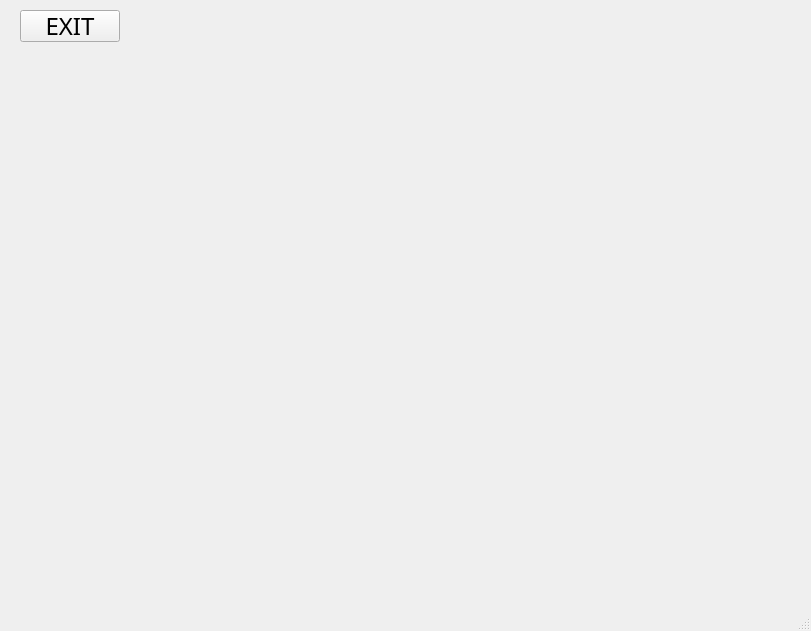
<?xml version="1.0" encoding="UTF-8"?>
<ui version="4.0">
 <class>InsertionSort</class>
 <widget class="QMainWindow" name="InsertionSort">
  <property name="geometry">
   <rect>
    <x>0</x>
    <y>0</y>
    <width>811</width>
    <height>631</height>
   </rect>
  </property>
  <property name="windowTitle">
   <string>MainWindow</string>
  </property>
  <widget class="QWidget" name="centralwidget">
   <widget class="InsertionSortLevel" name="widget" native="true">
    <property name="geometry">
     <rect>
      <x>10</x>
      <y>10</y>
      <width>781</width>
      <height>571</height>
     </rect>
    </property>
    <widget class="QPushButton" name="menuButton">
     <property name="geometry">
      <rect>
       <x>10</x>
       <y>0</y>
       <width>100</width>
       <height>32</height>
      </rect>
     </property>
     <property name="font">
      <font>
       <family>Century Gothic</family>
       <pointsize>18</pointsize>
       <italic>false</italic>
       <bold>false</bold>
      </font>
     </property>
     <property name="text">
      <string>EXIT</string>
     </property>
    </widget>
   </widget>
  </widget>
  <widget class="QMenuBar" name="menubar">
   <property name="geometry">
    <rect>
     <x>0</x>
     <y>0</y>
     <width>811</width>
     <height>21</height>
    </rect>
   </property>
  </widget>
  <widget class="QStatusBar" name="statusbar"/>
 </widget>
 <customwidgets>
  <customwidget>
   <class>InsertionSortLevel</class>
   <extends>QWidget</extends>
   <header location="global">insertionsortlevel.h</header>
   <container>1</container>
  </customwidget>
 </customwidgets>
 <resources/>
 <connections/>
</ui>
